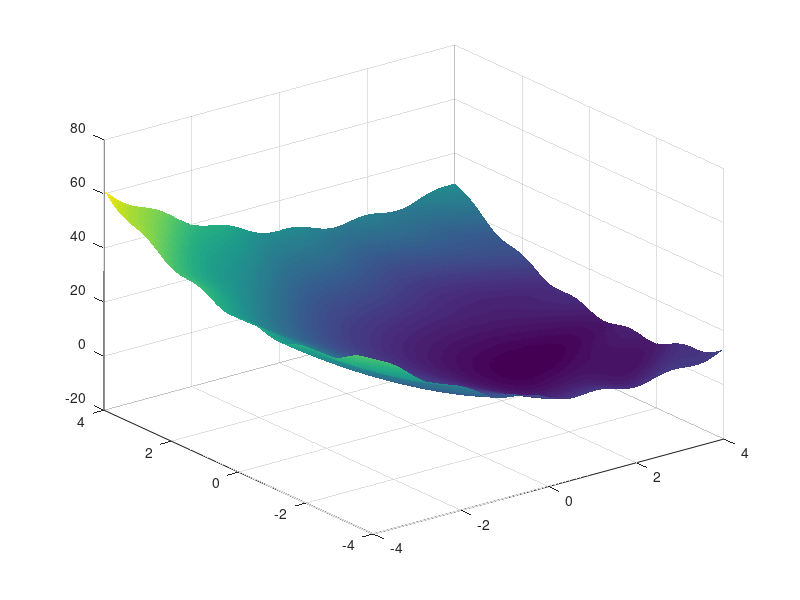

Recreate this plot in MATLAB. (Note: this script raises an error after producing the figure.)
%% 展示
clc; clear;
f = @(v) (v(1)-2).^2 + (v(2)+1).^2 + sin(v(1)*v(2));
[X,Y] = meshgrid(linspace(-4,4,200), linspace(-4,4,200));
Z = arrayfun(@(x,y) f([x,y]), X, Y);
figure;
surf(X, Y, Z, 'EdgeColor','none'); colormap parula;
title("f(x,y) = (x-2)^2 + (y+1)^2 + sin(xy)");
xlabel("x"); ylabel("y"); zlabel("f");

%% 求解
clc; clear;
% 定义目标函数 f(v)，其中 v 是长度为 2 的向量 v = [x, y]
f = @(v) (v(1)-2).^2 + (v(2)+1).^2 + sin(v(1)*v(2)); % v(1) 对应 x，v(2) 对应 y
x0 = [0, 0]; % 选择初始点 x0
[x_min, fval] = fminsearch(f, x0);
[X,Y] = meshgrid(linspace(-4,4,200), linspace(-4,4,200)); % 为了可视化三维曲面，我们生成一个网格 (X, Y)
% 对网格上每个点计算 f(x,y)
Z = arrayfun(@(x,y) f([x,y]), X, Y); % arrayfun 的作用：对每个 (x,y) 调用一次 f([x,y])
figure;
surf(X, Y, Z, 'EdgeColor','none'); hold on; % EdgeColor='none' 去掉网格线，让表面更平滑
plot3(x_min(1), x_min(2), fval, 'r.', 'MarkerSize',30); % 在三维图上用红点标出极小值点 $(x_min(1), x_min(2), fval)$
% 美化图像
title("fminsearch 寻找无约束极小值"); xlabel("x"); ylabel("y"); zlabel("f");
colormap parula; % 设置配色。有很多自带的好看的配色 winter summer hot jet
fprintf("best [x,y] = [%.4f, %.4f], f = %.4f\n", x_min(1), x_min(2), fval);
